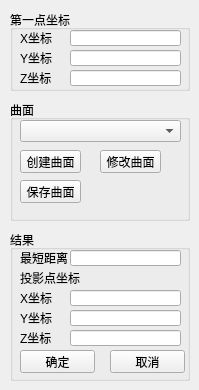
   <widget class="QWidget" name="page_7">
    <widget class="QGroupBox" name="groupBox_19">
     <property name="geometry">
      <rect>
       <x>10</x>
       <y>10</y>
       <width>180</width>
       <height>81</height>
      </rect>
     </property>
     <property name="title">
      <string>第一点坐标</string>
     </property>
     <widget class="QLabel" name="label_57">
      <property name="geometry">
       <rect>
        <x>10</x>
        <y>20</y>
        <width>41</width>
        <height>16</height>
       </rect>
      </property>
      <property name="text">
       <string>X坐标</string>
      </property>
     </widget>
     <widget class="QLineEdit" name="OneXCoordinate_2">
      <property name="geometry">
       <rect>
        <x>60</x>
        <y>20</y>
        <width>111</width>
        <height>16</height>
       </rect>
      </property>
      <property name="text">
       <string/>
      </property>
      <property name="readOnly">
       <bool>true</bool>
      </property>
     </widget>
     <widget class="QLabel" name="label_58">
      <property name="geometry">
       <rect>
        <x>10</x>
        <y>40</y>
        <width>41</width>
        <height>16</height>
       </rect>
      </property>
      <property name="text">
       <string>Y坐标</string>
      </property>
     </widget>
     <widget class="QLineEdit" name="OneYCoordinate_2">
      <property name="geometry">
       <rect>
        <x>60</x>
        <y>40</y>
        <width>111</width>
        <height>16</height>
       </rect>
      </property>
      <property name="text">
       <string/>
      </property>
      <property name="readOnly">
       <bool>true</bool>
      </property>
     </widget>
     <widget class="QLineEdit" name="OneZCoordinate_2">
      <property name="geometry">
       <rect>
        <x>60</x>
        <y>60</y>
        <width>111</width>
        <height>16</height>
       </rect>
      </property>
      <property name="text">
       <string/>
      </property>
      <property name="readOnly">
       <bool>true</bool>
      </property>
     </widget>
     <widget class="QLabel" name="label_59">
      <property name="geometry">
       <rect>
        <x>10</x>
        <y>60</y>
        <width>41</width>
        <height>16</height>
       </rect>
      </property>
      <property name="text">
       <string>Z坐标</string>
      </property>
     </widget>
    </widget>
    <widget class="QGroupBox" name="groupBox_20">
     <property name="geometry">
      <rect>
       <x>10</x>
       <y>230</y>
       <width>180</width>
       <height>151</height>
      </rect>
     </property>
     <property name="title">
      <string>结果</string>
     </property>
     <widget class="QLabel" name="label_65">
      <property name="geometry">
       <rect>
        <x>10</x>
        <y>20</y>
        <width>51</width>
        <height>16</height>
       </rect>
      </property>
      <property name="text">
       <string>最短距离</string>
      </property>
     </widget>
     <widget class="QLineEdit" name="MinDistanceOfPointToSurface">
      <property name="geometry">
       <rect>
        <x>60</x>
        <y>20</y>
        <width>111</width>
        <height>16</height>
       </rect>
      </property>
      <property name="text">
       <string/>
      </property>
      <property name="readOnly">
       <bool>true</bool>
      </property>
     </widget>
     <widget class="QLabel" name="label_69">
      <property name="geometry">
       <rect>
        <x>10</x>
        <y>80</y>
        <width>41</width>
        <height>16</height>
       </rect>
      </property>
      <property name="text">
       <string>Y坐标</string>
      </property>
     </widget>
     <widget class="QLabel" name="label_68">
      <property name="geometry">
       <rect>
        <x>10</x>
        <y>100</y>
        <width>41</width>
        <height>16</height>
       </rect>
      </property>
      <property name="text">
       <string>Z坐标</string>
      </property>
     </widget>
     <widget class="QLineEdit" name="ProjectionCoordinateZ">
      <property name="geometry">
       <rect>
        <x>60</x>
        <y>100</y>
        <width>111</width>
        <height>16</height>
       </rect>
      </property>
      <property name="text">
       <string/>
      </property>
      <property name="readOnly">
       <bool>true</bool>
      </property>
     </widget>
     <widget class="QLabel" name="label_67">
      <property name="geometry">
       <rect>
        <x>10</x>
        <y>60</y>
        <width>41</width>
        <height>16</height>
       </rect>
      </property>
      <property name="text">
       <string>X坐标</string>
      </property>
     </widget>
     <widget class="QLineEdit" name="ProjectionCoordinateX">
      <property name="geometry">
       <rect>
        <x>60</x>
        <y>60</y>
        <width>111</width>
        <height>16</height>
       </rect>
      </property>
      <property name="text">
       <string/>
      </property>
      <property name="readOnly">
       <bool>true</bool>
      </property>
     </widget>
     <widget class="QLineEdit" name="ProjectionCoordinateY">
      <property name="geometry">
       <rect>
        <x>60</x>
        <y>80</y>
        <width>111</width>
        <height>16</height>
       </rect>
      </property>
      <property name="text">
       <string/>
      </property>
      <property name="readOnly">
       <bool>true</bool>
      </property>
     </widget>
     <widget class="QLabel" name="label_66">
      <property name="geometry">
       <rect>
        <x>10</x>
        <y>40</y>
        <width>61</width>
        <height>16</height>
       </rect>
      </property>
      <property name="text">
       <string>投影点坐标</string>
      </property>
     </widget>
     <widget class="QPushButton" name="pushButton_17">
      <property name="geometry">
       <rect>
        <x>10</x>
        <y>120</y>
        <width>75</width>
        <height>23</height>
       </rect>
      </property>
      <property name="text">
       <string>确定</string>
      </property>
     </widget>
     <widget class="QPushButton" name="pushButton_18">
      <property name="geometry">
       <rect>
        <x>100</x>
        <y>120</y>
        <width>75</width>
        <height>23</height>
       </rect>
      </property>
      <property name="text">
       <string>取消</string>
      </property>
     </widget>
    </widget>
    <widget class="QGroupBox" name="groupBox_21">
     <property name="geometry">
      <rect>
       <x>10</x>
       <y>100</y>
       <width>180</width>
       <height>121</height>
      </rect>
     </property>
     <property name="title">
      <string>曲面</string>
     </property>
     <widget class="QComboBox" name="surfaceComboBox">
      <property name="geometry">
       <rect>
        <x>10</x>
        <y>20</y>
        <width>161</width>
        <height>22</height>
       </rect>
      </property>
     </widget>
     <widget class="QPushButton" name="pushButton_19">
      <property name="geometry">
       <rect>
        <x>10</x>
        <y>80</y>
        <width>61</width>
        <height>23</height>
       </rect>
      </property>
      <property name="text">
       <string>保存曲面</string>
      </property>
     </widget>
     <widget class="QPushButton" name="createSurfacePushButton">
      <property name="geometry">
       <rect>
        <x>10</x>
        <y>50</y>
        <width>61</width>
        <height>23</height>
       </rect>
      </property>
      <property name="text">
       <string>创建曲面</string>
      </property>
     </widget>
     <widget class="QPushButton" name="modifySurfacePushButton">
      <property name="geometry">
       <rect>
        <x>90</x>
        <y>50</y>
        <width>61</width>
        <height>23</height>
       </rect>
      </property>
      <property name="text">
       <string>修改曲面</string>
      </property>
     </widget>
    </widget>
   </widget>
